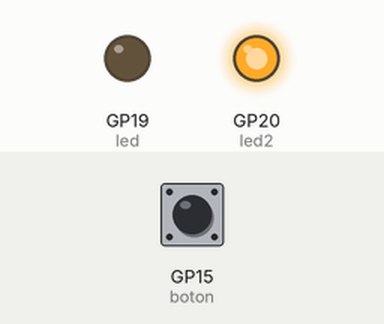
Recording of a program running on a simulated Raspberry Pi Pico running MicroPython. Parts: output pins drawn as LEDs (lit = HIGH). The inputs (shaded band) are chosen by the test bench; at power-on: GP15 (boton) HIGH.

Above: at 1.2 s.
1.3 s: GP15 (boton) pulled LOW for 0.15 s
At 1.7 s:
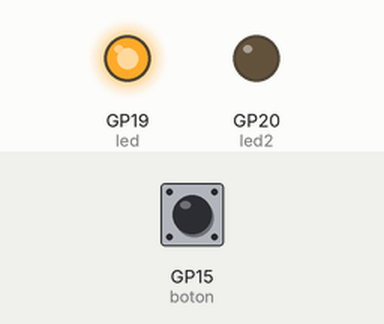
2.9 s: GP15 (boton) pulled LOW for 1 s
At 4.1 s:
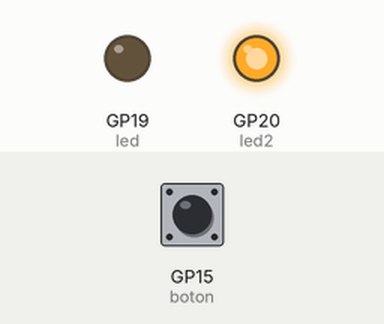
5.4 s: GP15 (boton) pulled LOW for 3.2 s
At 6.0 s:
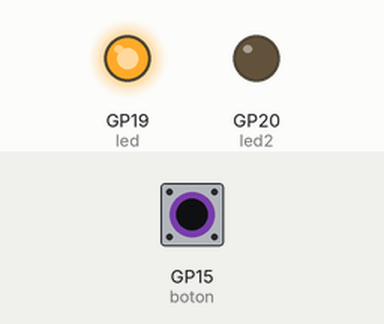
Timing chart, 0 to 8.4 s (numbered marks = the images above; inputs shaded):
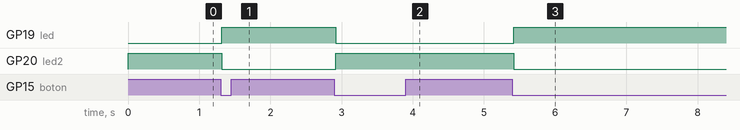

Measured:
- after the input at 1.3 s, GP19 (led): LOW → HIGH at once; GP20 (led2): HIGH → LOW at once
- after the input at 2.9 s, GP19 (led): HIGH → LOW at once; GP20 (led2): LOW → HIGH at once
- after the input at 5.4 s, GP19 (led): LOW → HIGH at once; GP20 (led2): HIGH → LOW at once

The program:

led_test.py
```python
from picozero import LED, Button
# Configuración: LED interno y botón en pin 15
led = LED(19)
led2 = LED(20)
# inicializar estado de los led
led.off()
led2.on()
# instanciar el botón ( por defecto está en pullUp)
boton = Button(15)
# función que se ejecutará cuando se generen los eventos del botón
def p():
    led.toggle()    # Invierte el estado del led on->off ó off->on
    led2.toggle()
# Al presionar, invoca a la función de call_back que definamos
# Importante: se pasa el nombre de la función sin paréntesis
boton.when_pressed = p
# En raspi no hace falta dejar el bucle, esto se ejecuta hasta que se mata.
```
